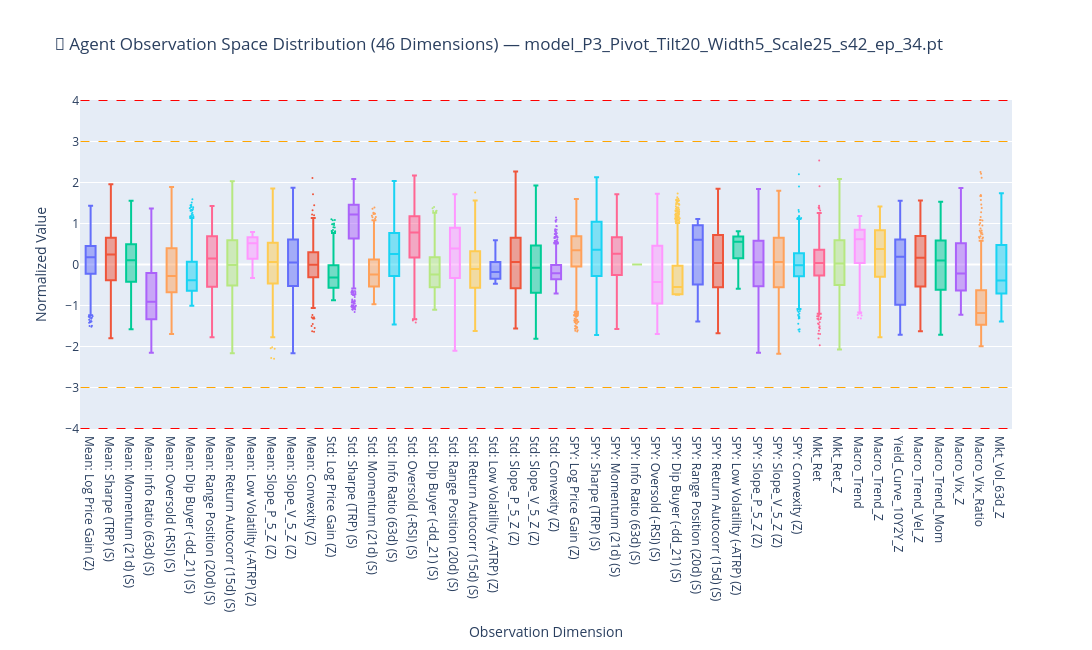

The code cell stored with this chart in its notebook:
### Code cell
# CELL 12: Observation Space Sanity & Outlier Bounds (46 Dimensions)
obs_raw = blotter_df["observation"].values
obs_array = np.vstack([np.array(x).flatten() for x in obs_raw])
assert (
    obs_array.shape[1] == 46
), f"Expected 46 observation dimensions, got {obs_array.shape[1]}"

obs_df = pd.DataFrame(obs_array, columns=obs_names, index=blotter_df["date"])
desc_stats = obs_df.describe().T[["mean", "std", "min", "max"]]


def format_with_clip(val: float) -> str:
    if pd.isna(val):
        return ""
    formatted = f"{val:.4f}"
    if abs(abs(val) - 4.0) < 1e-3:
        return f"{formatted} [CLIP]"
    return formatted


mapping_table = pd.DataFrame(
    {
        "Dim Index": [f"Dim_{i:02d}" for i in range(46)],
        "Feature Name": obs_names,
        "Mean": desc_stats["mean"].map(lambda x: f"{x:.4f}").values,
        "Std Dev": desc_stats["std"].map(lambda x: f"{x:.4f}").values,
        "Min": desc_stats["min"].map(format_with_clip).values,
        "Max": desc_stats["max"].map(format_with_clip).values,
    }
)

print("\n--- Mapped Observation Space Statistics (46 Dimensions) ---")
print(mapping_table.to_string(index=False))

fig = go.Figure()
for col in obs_df.columns:
    fig.add_trace(
        go.Box(
            y=obs_df[col],
            name=col,
            boxpoints="outliers",
            jitter=0.5,
            marker=dict(size=2),
        )
    )

fig.update_layout(
    title=f"🤖 Agent Observation Space Distribution (46 Dimensions) — {target_file}",
    yaxis_title="Normalized Value",
    xaxis_title="Observation Dimension",
    height=650,
    width=1250,
    showlegend=False,
    shapes=[
        dict(
            type="line",
            y0=3.0,
            y1=3.0,
            x0=-0.5,
            x1=45.5,
            line=dict(color="orange", width=1, dash="dash"),
        ),
        dict(
            type="line",
            y0=-3.0,
            y1=-3.0,
            x0=-0.5,
            x1=45.5,
            line=dict(color="orange", width=1, dash="dash"),
        ),
        dict(
            type="line",
            y0=4.0,
            y1=4.0,
            x0=-0.5,
            x1=45.5,
            line=dict(color="red", width=1, dash="dash"),
        ),
        dict(
            type="line",
            y0=-4.0,
            y1=-4.0,
            x0=-0.5,
            x1=45.5,
            line=dict(color="red", width=1, dash="dash"),
        ),
    ],
)
fig.show()

### Figure 1 — Plotly figure (JSON) as saved in the notebook; plotly's stock layout.template omitted (floating-point values rounded to 4 significant figures; data arrays with more than 128 entries replaced by an {"elided": "..."} marker saying what was removed)
{"data": [{"boxpoints": "outliers", "jitter": 0.5, "marker": {"size": 2}, "name": "Mean: Log Price Gain (Z)", "type": "box", "y": {"elided": "1097 float values"}}, {"boxpoints": "outliers", "jitter": 0.5, "marker": {"size": 2}, "name": "Mean: Sharpe (TRP) (S)", "type": "box", "y": {"elided": "1097 float values"}}, {"boxpoints": "outliers", "jitter": 0.5, "marker": {"size": 2}, "name": "Mean: Momentum (21d) (S)", "type": "box", "y": {"elided": "1097 float values"}}, {"boxpoints": "outliers", "jitter": 0.5, "marker": {"size": 2}, "name": "Mean: Info Ratio (63d) (S)", "type": "box", "y": {"elided": "1097 float values"}}, {"boxpoints": "outliers", "jitter": 0.5, "marker": {"size": 2}, "name": "Mean: Oversold (-RSI) (S)", "type": "box", "y": {"elided": "1097 float values"}}, {"boxpoints": "outliers", "jitter": 0.5, "marker": {"size": 2}, "name": "Mean: Dip Buyer (-dd_21) (S)", "type": "box", "y": {"elided": "1097 float values"}}, {"boxpoints": "outliers", "jitter": 0.5, "marker": {"size": 2}, "name": "Mean: Range Position (20d) (S)", "type": "box", "y": {"elided": "1097 float values"}}, {"boxpoints": "outliers", "jitter": 0.5, "marker": {"size": 2}, "name": "Mean: Return Autocorr (15d) (S)", "type": "box", "y": {"elided": "1097 float values"}}, {"boxpoints": "outliers", "jitter": 0.5, "marker": {"size": 2}, "name": "Mean: Low Volatility (-ATRP) (Z)", "type": "box", "y": {"elided": "1097 float values"}}, {"boxpoints": "outliers", "jitter": 0.5, "marker": {"size": 2}, "name": "Mean: Slope_P_5_Z (Z)", "type": "box", "y": {"elided": "1097 float values"}}, {"boxpoints": "outliers", "jitter": 0.5, "marker": {"size": 2}, "name": "Mean: Slope_V_5_Z (Z)", "type": "box", "y": {"elided": "1097 float values"}}, {"boxpoints": "outliers", "jitter": 0.5, "marker": {"size": 2}, "name": "Mean: Convexity (Z)", "type": "box", "y": {"elided": "1097 float values"}}, {"boxpoints": "outliers", "jitter": 0.5, "marker": {"size": 2}, "name": "Std: Log Price Gain (Z)", "type": "box", "y": {"elided": "1097 float values"}}, {"boxpoints": "outliers", "jitter": 0.5, "marker": {"size": 2}, "name": "Std: Sharpe (TRP) (S)", "type": "box", "y": {"elided": "1097 float values"}}, {"boxpoints": "outliers", "jitter": 0.5, "marker": {"size": 2}, "name": "Std: Momentum (21d) (S)", "type": "box", "y": {"elided": "1097 float values"}}, {"boxpoints": "outliers", "jitter": 0.5, "marker": {"size": 2}, "name": "Std: Info Ratio (63d) (S)", "type": "box", "y": {"elided": "1097 float values"}}, {"boxpoints": "outliers", "jitter": 0.5, "marker": {"size": 2}, "name": "Std: Oversold (-RSI) (S)", "type": "box", "y": {"elided": "1097 float values"}}, {"boxpoints": "outliers", "jitter": 0.5, "marker": {"size": 2}, "name": "Std: Dip Buyer (-dd_21) (S)", "type": "box", "y": {"elided": "1097 float values"}}, {"boxpoints": "outliers", "jitter": 0.5, "marker": {"size": 2}, "name": "Std: Range Position (20d) (S)", "type": "box", "y": {"elided": "1097 float values"}}, {"boxpoints": "outliers", "jitter": 0.5, "marker": {"size": 2}, "name": "Std: Return Autocorr (15d) (S)", "type": "box", "y": {"elided": "1097 float values"}}, {"boxpoints": "outliers", "jitter": 0.5, "marker": {"size": 2}, "name": "Std: Low Volatility (-ATRP) (Z)", "type": "box", "y": {"elided": "1097 float values"}}, {"boxpoints": "outliers", "jitter": 0.5, "marker": {"size": 2}, "name": "Std: Slope_P_5_Z (Z)", "type": "box", "y": {"elided": "1097 float values"}}, {"boxpoints": "outliers", "jitter": 0.5, "marker": {"size": 2}, "name": "Std: Slope_V_5_Z (Z)", "type": "box", "y": {"elided": "1097 float values"}}, {"boxpoints": "outliers", "jitter": 0.5, "marker": {"size": 2}, "name": "Std: Convexity (Z)", "type": "box", "y": {"elided": "1097 float values"}}, {"boxpoints": "outliers", "jitter": 0.5, "marker": {"size": 2}, "name": "SPY: Log Price Gain (Z)", "type": "box", "y": {"elided": "1097 float values"}}, {"boxpoints": "outliers", "jitter": 0.5, "marker": {"size": 2}, "name": "SPY: Sharpe (TRP) (S)", "type": "box", "y": {"elided": "1097 float values"}}, {"boxpoints": "outliers", "jitter": 0.5, "marker": {"size": 2}, "name": "SPY: Momentum (21d) (S)", "type": "box", "y": {"elided": "1097 float values"}}, {"boxpoints": "outliers", "jitter": 0.5, "marker": {"size": 2}, "name": "SPY: Info Ratio (63d) (S)", "type": "box", "y": {"elided": "1097 int values"}}, {"boxpoints": "outliers", "jitter": 0.5, "marker": {"size": 2}, "name": "SPY: Oversold (-RSI) (S)", "type": "box", "y": {"elided": "1097 float values"}}, {"boxpoints": "outliers", "jitter": 0.5, "marker": {"size": 2}, "name": "SPY: Dip Buyer (-dd_21) (S)", "type": "box", "y": {"elided": "1097 float values"}}, {"boxpoints": "outliers", "jitter": 0.5, "marker": {"size": 2}, "name": "SPY: Range Position (20d) (S)", "type": "box", "y": {"elided": "1097 float values"}}, {"boxpoints": "outliers", "jitter": 0.5, "marker": {"size": 2}, "name": "SPY: Return Autocorr (15d) (S)", "type": "box", "y": {"elided": "1097 float values"}}, {"boxpoints": "outliers", "jitter": 0.5, "marker": {"size": 2}, "name": "SPY: Low Volatility (-ATRP) (Z)", "type": "box", "y": {"elided": "1097 float values"}}, {"boxpoints": "outliers", "jitter": 0.5, "marker": {"size": 2}, "name": "SPY: Slope_P_5_Z (Z)", "type": "box", "y": {"elided": "1097 float values"}}, {"boxpoints": "outliers", "jitter": 0.5, "marker": {"size": 2}, "name": "SPY: Slope_V_5_Z (Z)", "type": "box", "y": {"elided": "1097 float values"}}, {"boxpoints": "outliers", "jitter": 0.5, "marker": {"size": 2}, "name": "SPY: Convexity (Z)", "type": "box", "y": {"elided": "1097 float values"}}, {"boxpoints": "outliers", "jitter": 0.5, "marker": {"size": 2}, "name": "Mkt_Ret", "type": "box", "y": {"elided": "1097 float values"}}, {"boxpoints": "outliers", "jitter": 0.5, "marker": {"size": 2}, "name": "Mkt_Ret_Z", "type": "box", "y": {"elided": "1097 float values"}}, {"boxpoints": "outliers", "jitter": 0.5, "marker": {"size": 2}, "name": "Macro_Trend", "type": "box", "y": {"elided": "1097 float values"}}, {"boxpoints": "outliers", "jitter": 0.5, "marker": {"size": 2}, "name": "Macro_Trend_Z", "type": "box", "y": {"elided": "1097 float values"}}, {"boxpoints": "outliers", "jitter": 0.5, "marker": {"size": 2}, "name": "Yield_Curve_10Y2Y_Z", "type": "box", "y": {"elided": "1097 float values"}}, {"boxpoints": "outliers", "jitter": 0.5, "marker": {"size": 2}, "name": "Macro_Trend_Vel_Z", "type": "box", "y": {"elided": "1097 float values"}}, {"boxpoints": "outliers", "jitter": 0.5, "marker": {"size": 2}, "name": "Macro_Trend_Mom", "type": "box", "y": {"elided": "1097 float values"}}, {"boxpoints": "outliers", "jitter": 0.5, "marker": {"size": 2}, "name": "Macro_Vix_Z", "type": "box", "y": {"elided": "1097 float values"}}, {"boxpoints": "outliers", "jitter": 0.5, "marker": {"size": 2}, "name": "Macro_Vix_Ratio", "type": "box", "y": {"elided": "1097 float values"}}, {"boxpoints": "outliers", "jitter": 0.5, "marker": {"size": 2}, "name": "Mkt_Vol_63d_Z", "type": "box", "y": {"elided": "1097 float values"}}], "layout": {"height": 650, "shapes": [{"line": {"color": "orange", "dash": "dash", "width": 1}, "type": "line", "x0": -0.5, "x1": 45.5, "y0": 3, "y1": 3}, {"line": {"color": "orange", "dash": "dash", "width": 1}, "type": "line", "x0": -0.5, "x1": 45.5, "y0": -3, "y1": -3}, {"line": {"color": "red", "dash": "dash", "width": 1}, "type": "line", "x0": -0.5, "x1": 45.5, "y0": 4, "y1": 4}, {"line": {"color": "red", "dash": "dash", "width": 1}, "type": "line", "x0": -0.5, "x1": 45.5, "y0": -4, "y1": -4}], "showlegend": false, "title": {"text": "🤖 Agent Observation Space Distribution (46 Dimensions) — model_P3_Pivot_Tilt20_Width5_Scale25_s42_ep_34.pt"}, "width": 1250, "xaxis": {"title": {"text": "Observation Dimension"}}, "yaxis": {"title": {"text": "Normalized Value"}}}}
